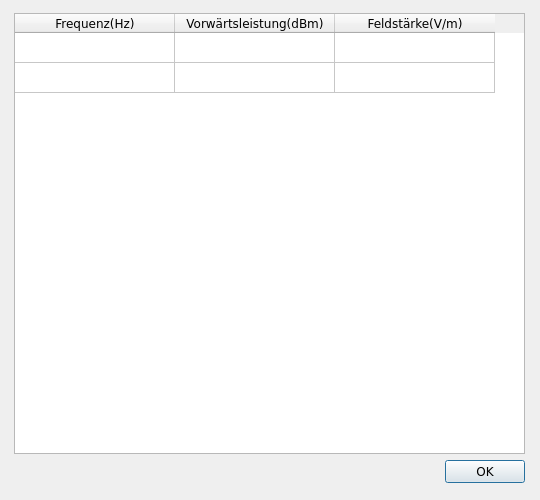
<?xml version="1.0" encoding="UTF-8"?>
<ui version="4.0">
 <class>TabularDataWindow</class>
 <widget class="QWidget" name="TabularDataWindow">
  <property name="geometry">
   <rect>
    <x>0</x>
    <y>0</y>
    <width>540</width>
    <height>500</height>
   </rect>
  </property>
  <property name="minimumSize">
   <size>
    <width>540</width>
    <height>500</height>
   </size>
  </property>
  <property name="maximumSize">
   <size>
    <width>540</width>
    <height>16777215</height>
   </size>
  </property>
  <property name="font">
   <font>
    <family>Verdana</family>
   </font>
  </property>
  <property name="windowTitle">
   <string>Form</string>
  </property>
  <layout class="QVBoxLayout" name="verticalLayout_2">
   <property name="leftMargin">
    <number>12</number>
   </property>
   <item>
    <layout class="QVBoxLayout" name="verticalLayout" stretch="0,0">
     <property name="sizeConstraint">
      <enum>QLayout::SetDefaultConstraint</enum>
     </property>
     <property name="leftMargin">
      <number>2</number>
     </property>
     <property name="topMargin">
      <number>2</number>
     </property>
     <property name="rightMargin">
      <number>4</number>
     </property>
     <property name="bottomMargin">
      <number>6</number>
     </property>
     <item>
      <widget class="QTableWidget" name="tabularTable">
       <property name="sizePolicy">
        <sizepolicy hsizetype="Expanding" vsizetype="Expanding">
         <horstretch>0</horstretch>
         <verstretch>0</verstretch>
        </sizepolicy>
       </property>
       <property name="font">
        <font>
         <family>Verdana</family>
        </font>
       </property>
       <property name="layoutDirection">
        <enum>Qt::LeftToRight</enum>
       </property>
       <property name="sizeAdjustPolicy">
        <enum>QAbstractScrollArea::AdjustIgnored</enum>
       </property>
       <property name="autoScrollMargin">
        <number>19</number>
       </property>
       <property name="gridStyle">
        <enum>Qt::SolidLine</enum>
       </property>
       <attribute name="horizontalHeaderCascadingSectionResizes">
        <bool>false</bool>
       </attribute>
       <attribute name="horizontalHeaderDefaultSectionSize">
        <number>160</number>
       </attribute>
       <attribute name="horizontalHeaderMinimumSectionSize">
        <number>100</number>
       </attribute>
       <attribute name="horizontalHeaderShowSortIndicator" stdset="0">
        <bool>true</bool>
       </attribute>
       <attribute name="horizontalHeaderStretchLastSection">
        <bool>false</bool>
       </attribute>
       <attribute name="verticalHeaderVisible">
        <bool>false</bool>
       </attribute>
       <attribute name="verticalHeaderStretchLastSection">
        <bool>false</bool>
       </attribute>
       <row>
        <property name="text">
         <string>New Row</string>
        </property>
       </row>
       <row>
        <property name="text">
         <string>New Row</string>
        </property>
       </row>
       <column>
        <property name="text">
         <string>Frequenz(Hz)</string>
        </property>
        <property name="font">
         <font>
          <family>Verdana</family>
         </font>
        </property>
        <property name="textAlignment">
         <set>AlignCenter</set>
        </property>
       </column>
       <column>
        <property name="text">
         <string>Vorwärtsleistung(dBm)</string>
        </property>
        <property name="font">
         <font>
          <family>Verdana</family>
         </font>
        </property>
        <property name="textAlignment">
         <set>AlignCenter</set>
        </property>
       </column>
       <column>
        <property name="text">
         <string>Feldstärke(V/m)</string>
        </property>
        <property name="font">
         <font>
          <family>Verdana</family>
         </font>
        </property>
        <property name="textAlignment">
         <set>AlignCenter</set>
        </property>
       </column>
      </widget>
     </item>
     <item>
      <widget class="QDialogButtonBox" name="buttonBox">
       <property name="standardButtons">
        <set>QDialogButtonBox::Ok</set>
       </property>
      </widget>
     </item>
    </layout>
   </item>
  </layout>
 </widget>
 <resources/>
 <connections>
  <connection>
   <sender>buttonBox</sender>
   <signal>accepted()</signal>
   <receiver>TabularDataWindow</receiver>
   <slot>close()</slot>
   <hints>
    <hint type="sourcelabel">
     <x>455</x>
     <y>671</y>
    </hint>
    <hint type="destinationlabel">
     <x>495</x>
     <y>386</y>
    </hint>
   </hints>
  </connection>
 </connections>
</ui>
